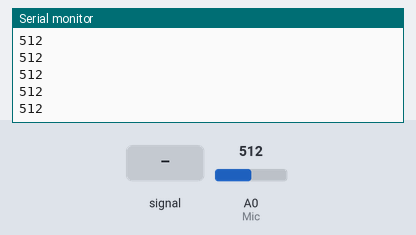
Recording of a sketch running on a simulated Arduino Uno, built with avr-gcc and run on an emulated ATmega328P. Parts: the last lines printed to the serial monitor. Inputs (shaded band) come from the test bench; at power-on: A0 (Mic) = 512.

Above: at 1.2 s.
1.3 s: A0 (Mic) fed a 200 Hz sine of ±81 counts around its level
At 1.31 s:
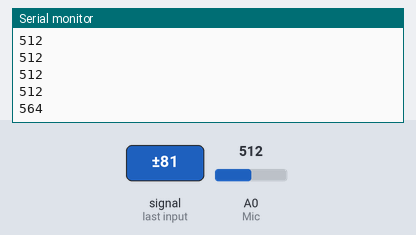
2.8 s: A0 (Mic) set to 716
At 2.82 s:
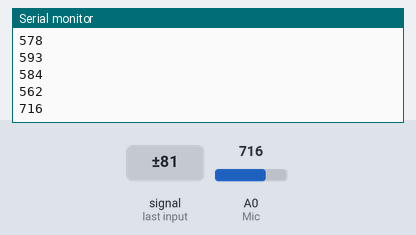
4.3 s: A0 (Mic) fed a 1000 Hz sine of ±255 counts around its level
At 4.32 s:
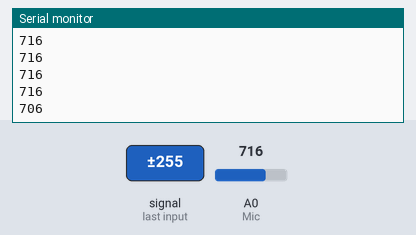
5.8 s: A0 (Mic) set to 900
At 5.83 s:
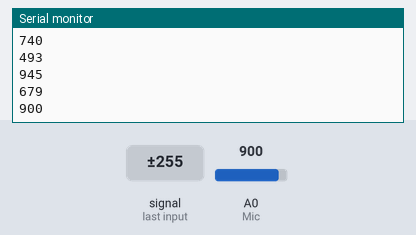
Timing chart, 0 to 8.3 s (numbered marks = the images above; inputs shaded):
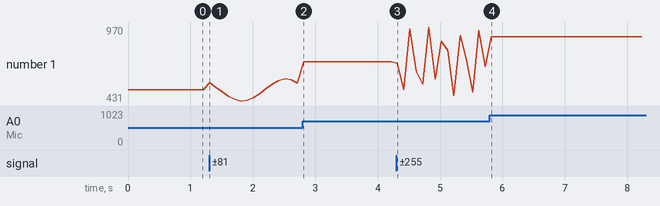

Measured:
- after the input at 1.3 s, the serial monitor: prints a new line at once (image 1)
- after the input at 2.8 s, the serial monitor: prints a new line at once (image 2)
- after the input at 4.3 s, the serial monitor: prints a new line at once (image 3)
- after the input at 5.8 s, the serial monitor: prints a new line at once (image 4)
- plotted number 1: 512 → 562 after the input at 1.3 s, 562 → 716 after the input at 2.8 s, 716 → 679 after the input at 4.3 s, 679 → 900 after the input at 5.8 s

The sketch:

music_visualizer.ino
```cpp
#include <FastLED.h>

#define NUM_LEDS 30
#define DATA_PIN 8
#define Mic A0

CRGB leds[NUM_LEDS];

int val = 0;
int pause = 100;

struct color {
  int r;
  int g;
  int b;
};
typedef struct color Color;

void setup() {
  Serial.begin(9600);
    FastLED.addLeds<NEOPIXEL, DATA_PIN>(leds, NUM_LEDS);
    pinMode(Mic, INPUT);
}

void loop() {
  // put your main code here, to run repeatedly:

  val = analogRead(Mic);

  updateLEDs();

  FastLED.show();

  Serial.println(val);
  delay(pause);
}

void updateLEDs() {

  if(val > 320) {
    leds[0] = CRGB(0, 0, 0);
    pause = 100;
  }
  else if(val < 320) {
    leds[0] = CRGB(7, 0, 7);
    pause = val * (200/345);
  }
  else {
    leds[0] = CRGB(0, 0, 0);
  }

  for(int i = NUM_LEDS; i > 0; i--) {
    leds[i] = leds[i-1];
  }
}
```
